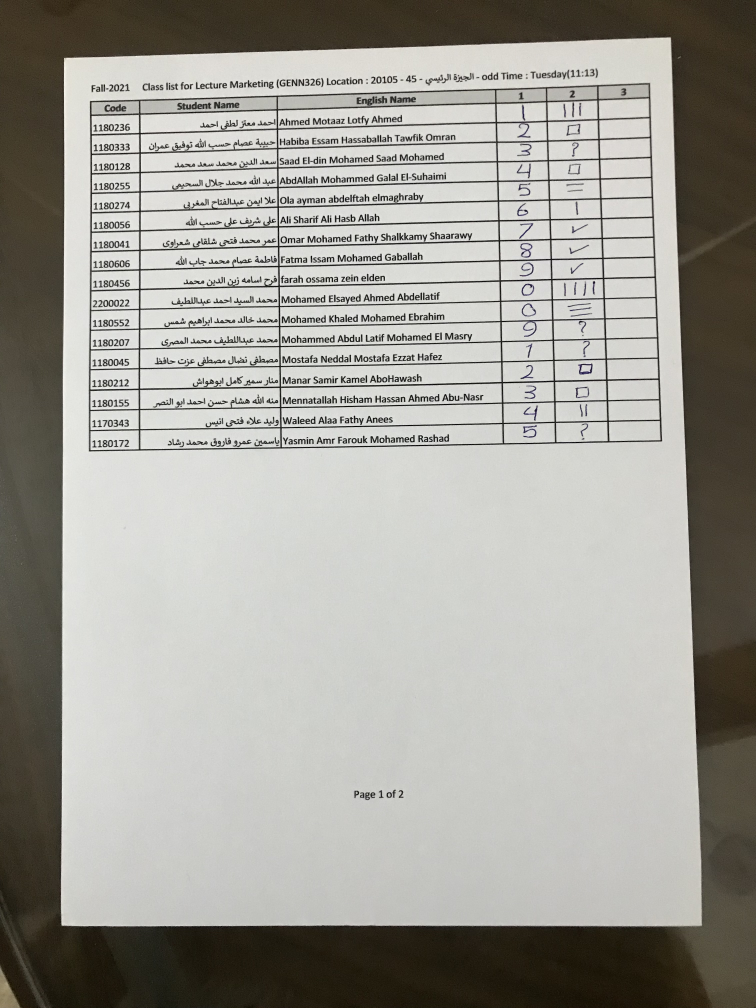
#> input picture Grades_Sheet_Dataset/1.jpg, 3024 x 4030 px (shown at 1/4 size)
$ python -i commonfunctions.py   (imports and definitions only)
#> lines starting #> are read from the running program, lines starting #| are printed output that depends on the picture; after the words box and inside, x2 and y2 are one past the last pixel; in counts of white or black regions, pixels touching at a corner belong together
import skimage.io as io
import matplotlib.pyplot as plt
import numpy as np
from skimage.exposure import histogram, equalize_hist , equalize_adapthist
from matplotlib.pyplot import bar
from skimage.color import rgb2gray,rgb2hsv,rgba2rgb
import cv2 as cv2
# Convolution:
from scipy.signal import convolve2d
from scipy import fftpack
import math

from skimage.util import random_noise
from skimage.filters import median, gaussian, threshold_local
from skimage.feature import canny
from skimage.measure import label
from skimage.color import label2rgb
from skimage.transform import hough_line, hough_line_peaks,probabilistic_hough_line, rotate
from skimage.exposure import adjust_gamma

# Edges
from skimage.filters import sobel_h, sobel, sobel_v,roberts, prewitt

# Morphological
from skimage.morphology import binary_erosion, binary_dilation, binary_closing, binary_opening, skeletonize, thin
from skimage.measure import find_contours
from skimage.draw import rectangle
from skimage.transform import ProjectiveTransform, warp

# Excel Generation
import pandas as pd

# Show the figures / plots inside the notebook
# [17 lines left out: function show_images, not called in this run]


def showHist(img,histogramImg):
    plt.figure()
    bar(histogramImg[1]*255, histogramImg[0], width=0.8, align='center')


def order_points(pts): # take 4 points and orders them as follows:top left,top right,bottom left,bottom right
    rectangle=np.zeros((4,2), dtype= np.float32 )

    s=pts.sum(axis=1) # the top left 3andaha smallest x+y w bottom rught akbar
    rectangle[0]=pts[np.argmin(s)]
    rectangle[2]=pts[np.argmax(s)]

    difference=np.diff(pts,axis=1) # top right 3andaha smallest y-x w bottom right akbar
    rectangle[1]=pts[np.argmin(difference)]
    rectangle[3]=pts[np.argmax(difference)]

    return rectangle

#takes 4 corners of paper and then warps them into a perfect rectangular zy akenak bt3ml scan l war2a on camscanner
def four_point(image,pts):
    rectangle=order_points(pts)

    top_left,top_right,bottom_right,bottom_left=rectangle

    bottom_edge_width=np.linalg.norm(bottom_right-bottom_left)
    top_edge_width=np.linalg.norm(top_right-top_left)
    maxwidth=int(max(bottom_edge_width,top_edge_width)) # 34an amna3 hetta tkoon cropped f ba5od el max

    right_edge_height=np.linalg.norm(top_right-bottom_right)
    left_edge_height=np.linalg.norm(top_left-bottom_left)
    maxheight=int(max(right_edge_height,left_edge_height))

    #ba7ot el 4 ordered points into a rectangle
    final_rectangle=np.array([[0,0],[maxwidth-1,0],[maxwidth-1,maxheight-1],[0,maxheight-1] ],dtype=np.float32 )
    #this produces a 3x3 homography matrix which encodes rotation,translation,scaling
    mapping=cv2.getPerspectiveTransform(rectangle,final_rectangle)
    #to apply warping for every pixel in the paper from the top till the bottom
    result=cv2.warpPerspective(image,mapping,(maxwidth,maxheight))

    return result

#it takes image and tries to find the 4 corner points to apply warping on it
def detect_document_contour(image):
    if image.shape[2] > 3:
        image = image[:, :, :3]
    gray=rgb2gray(image)
    gray_blurred=gaussian(gray,sigma=1)
    edges = canny(gray_blurred, sigma=1, low_threshold=30/255, high_threshold=100/255).astype(np.uint8) * 255
    kernel = cv2.getStructuringElement(cv2.MORPH_RECT, (7,7))
    edges = cv2.morphologyEx(edges, cv2.MORPH_CLOSE, kernel, iterations=2)

    contours, _ = cv2.findContours(edges, cv2.RETR_EXTERNAL, cv2.CHAIN_APPROX_SIMPLE)#retr-external to retun the outer contour , msh 3ayez el table grid contour
    if not contours:
        return None

    contours = sorted(contours, key=cv2.contourArea, reverse=True) # 34an a sort el contour from largest(paper) to smallest

    for c in contours[:10]:
        peri = cv2.arcLength(c, True)
        for eps in [0.01, 0.02, 0.03, 0.04, 0.05]:
            approx = cv2.approxPolyDP(c, eps * peri, True)
            if len(approx) == 4:
                return approx.reshape(4, 2)

    # to get the best rectangle even if not perfect contour
    rect = cv2.minAreaRect(contours[0])
    box = cv2.boxPoints(rect)
    return box.astype(np.float32)


def deskew(image):
    result=np.zeros_like(image)
    edge=canny(image,sigma=1,low_threshold=10,high_threshold=70)
    lines=probabilistic_hough_line(edge,line_length=80,line_gap=5)

    if not lines:
        return image

    #Storing angles of lines detected
    angles=[]

    for(x0,y0),(x1,y1) in lines:
        delta_x=x1-x0
        delta_y=y1-y0
        ang=np.degrees(np.arctan2(delta_y,delta_x))

        while ang>90:
            ang-=180

        while ang<-90:
            ang+=180

        angles.append(ang)

    horizontal=[a for a in angles if abs(a)<45] #to keep the sllightly tilted rows
    if len(horizontal)<3:
        return image

    skew=float(np.median(horizontal)) #to avoid extreme outlier eno ybawaz el angles ely tal3a
    skew = float(np.clip(skew, -10, 10))  # prevent over-rotation

    rotated =rotate(image,angle=-skew,resize=False, preserve_range=True )
    return rotated

def preprocessing(image):
    doc_cont=detect_document_contour(image)
    warped=four_point(image,doc_cont)

    image_gray = rgb2gray(warped)

    image_deskewed=deskew(image_gray)

    return image_deskewed

# [18 lines left out: function export_excel, not called in this run]

>>> import cv2
>>> picture = cv2.cvtColor(cv2.imread('Grades_Sheet_Dataset/1.jpg'), cv2.COLOR_BGR2RGB)
>>> result = preprocessing(picture)
#> in detect_document_contour, `edges = canny(gray_blurred, sigma=1, low_threshold=30/255, high_thresh..`:
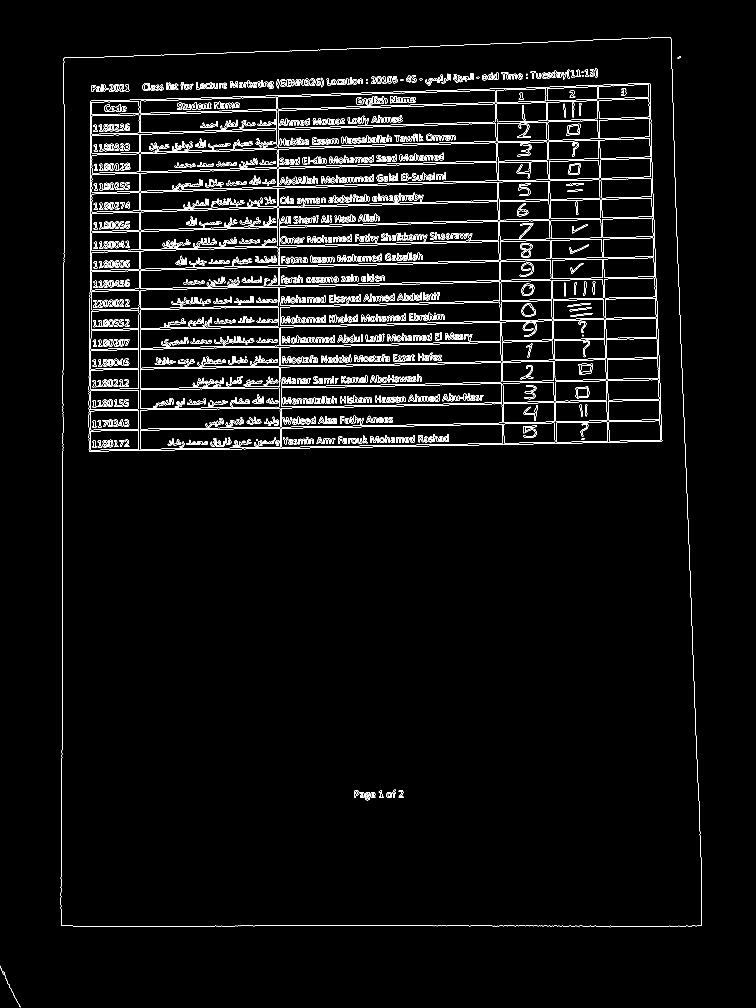
#> edges: shape (4030, 3024) (shown at 1/4 size); 1.9% white in thin lines or dots, all inside (x1, y1, x2, y2) = (1, 149, 2808, 4029)
#> in detect_document_contour, `edges = cv2.morphologyEx(edges, cv2.MORPH_CLOSE, kernel, iterations=2)`:
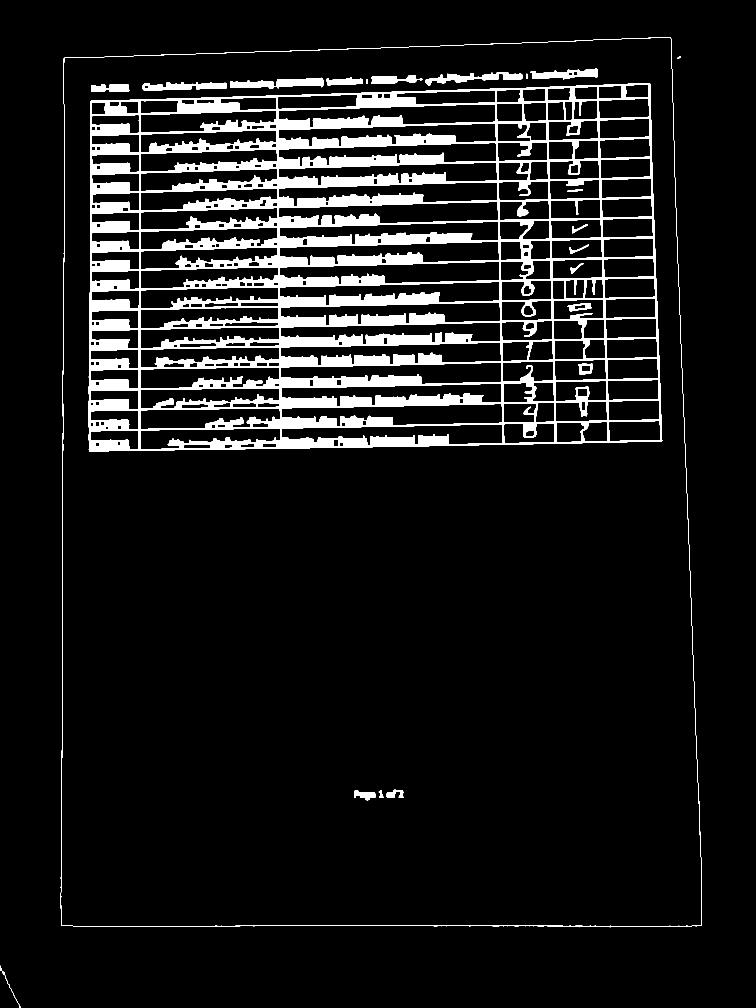
#> edges: shape (4030, 3024) (shown at 1/4 size); 8.2% white; 22 white regions
#> in detect_document_contour, `contours, _ = cv2.findContours(edges, cv2.RETR_EXTERNAL, cv2.CHAIN_APP..`: contours = 3 contours; box (x1, y1, x2, y2) and area: (243, 149, 2808, 3710) 8763924, (0, 3863, 82, 4030) 192, (2710, 225, 2723, 235) 57
#> the loop in detect_document_contour, `for c in contours[:10]:` made 1 pass
#> peri on pass 1: 12162.2
#> in preprocessing, `doc_cont=detect_document_contour(image)`: doc_cont = [[2682, 150], [255, 233], [247, 3702], [2807, 3700]]
#> in order_points, `s=pts.sum(axis=1)`: s = [2832, 488, 3949, 6507]
#> in order_points, `difference=np.diff(pts,axis=1)`: difference = [-2532, -22, 3455, 893]
#> in four_point, `rectangle=order_points(pts)`: rectangle = [[255, 233], [2682, 150], [2807, 3700], [247, 3702]]
#> in four_point, `top_left,top_right,bottom_right,bottom_left=rectangle`: top_left = [255, 233]; top_right = [2682, 150]; bottom_right = [2807, 3700]; bottom_left = [247, 3702]
#> in four_point, `bottom_edge_width=np.linalg.norm(bottom_right-bottom_left)`: bottom_edge_width = 2560
#> in four_point, `top_edge_width=np.linalg.norm(top_right-top_left)`: top_edge_width = 2428.4
#> in four_point, `maxwidth=int(max(bottom_edge_width,top_edge_width))`: maxwidth = 2560
#> in four_point, `right_edge_height=np.linalg.norm(top_right-bottom_right)`: right_edge_height = 3552.2
#> in four_point, `left_edge_height=np.linalg.norm(top_left-bottom_left)`: left_edge_height = 3469
#> in four_point, `maxheight=int(max(right_edge_height,left_edge_height))`: maxheight = 3552
#> in four_point, `final_rectangle=np.array([[0,0],[maxwidth-1,0],[maxwidth-1,maxheight-1..`: final_rectangle = [[0, 0], [2559, 0], [2559, 3551], [0, 3551]]
#> in four_point, `mapping=cv2.getPerspectiveTransform(rectangle,final_rectangle)`: mapping = [[1.09, 0.0025, -277.5], [0.0371, 1.09, -262.3], [1.02e-05, 1.56e-05, 1]]
#> in four_point, `result=cv2.warpPerspective(image,mapping,(maxwidth,maxheight))`:
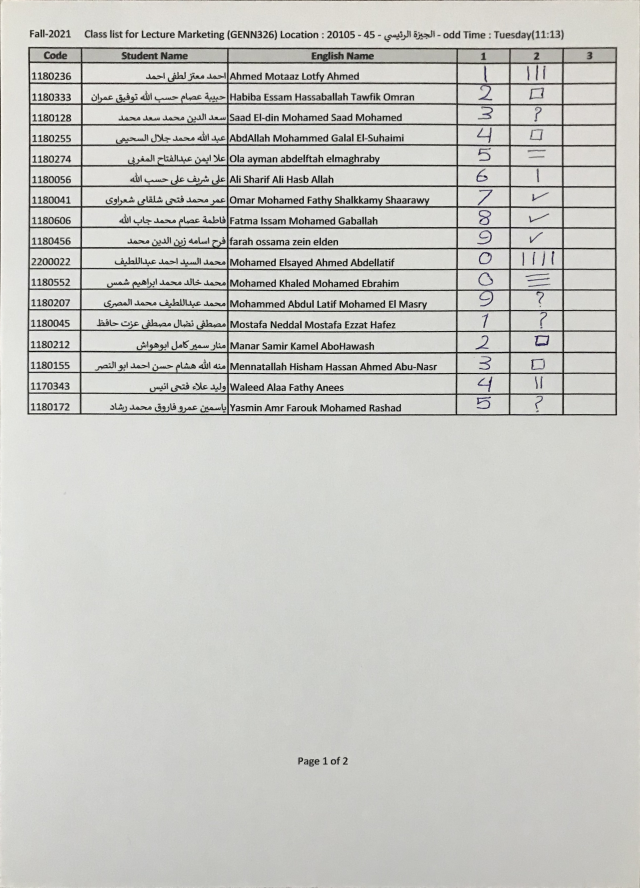
#> result: shape (3552, 2560, 3) (shown at 1/4 size); mean R, G, B 201.2, 201.4, 197.1
#> in deskew, `lines=probabilistic_hough_line(edge,line_length=80,line_gap=5)`: lines = []

$ run again, on Grades_Sheet_Dataset/10.jpg
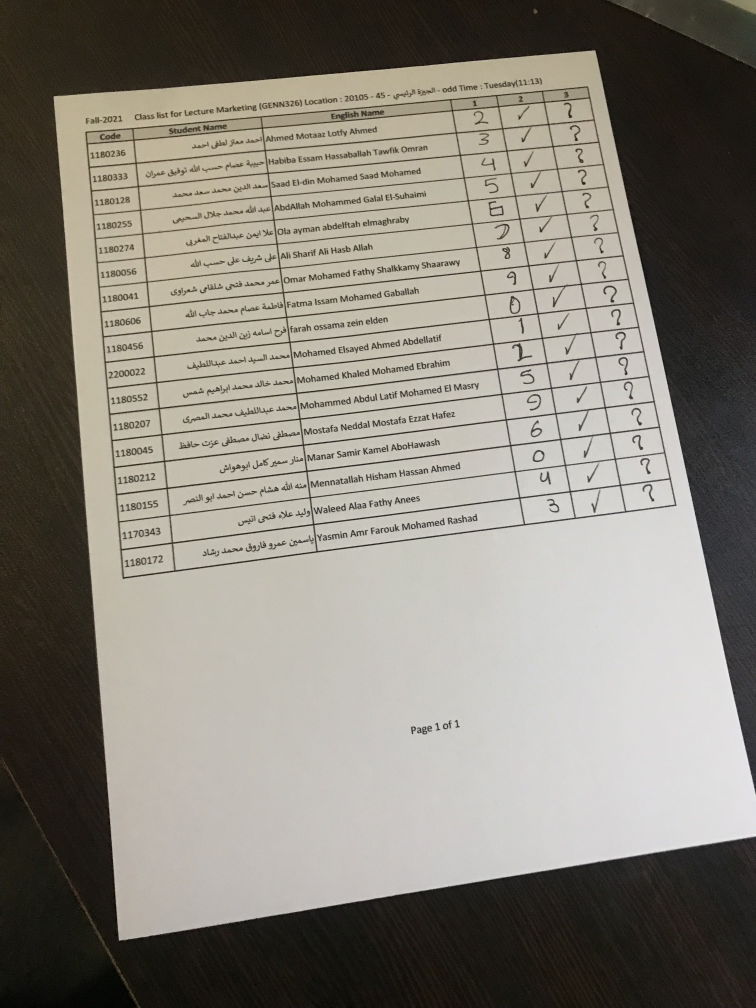
#> input picture Grades_Sheet_Dataset/10.jpg, 3024 x 4032 px (shown at 1/4 size)
#> in detect_document_contour, `edges = cv2.morphologyEx(edges, cv2.MORPH_CLOSE, kernel, iterations=2)`:
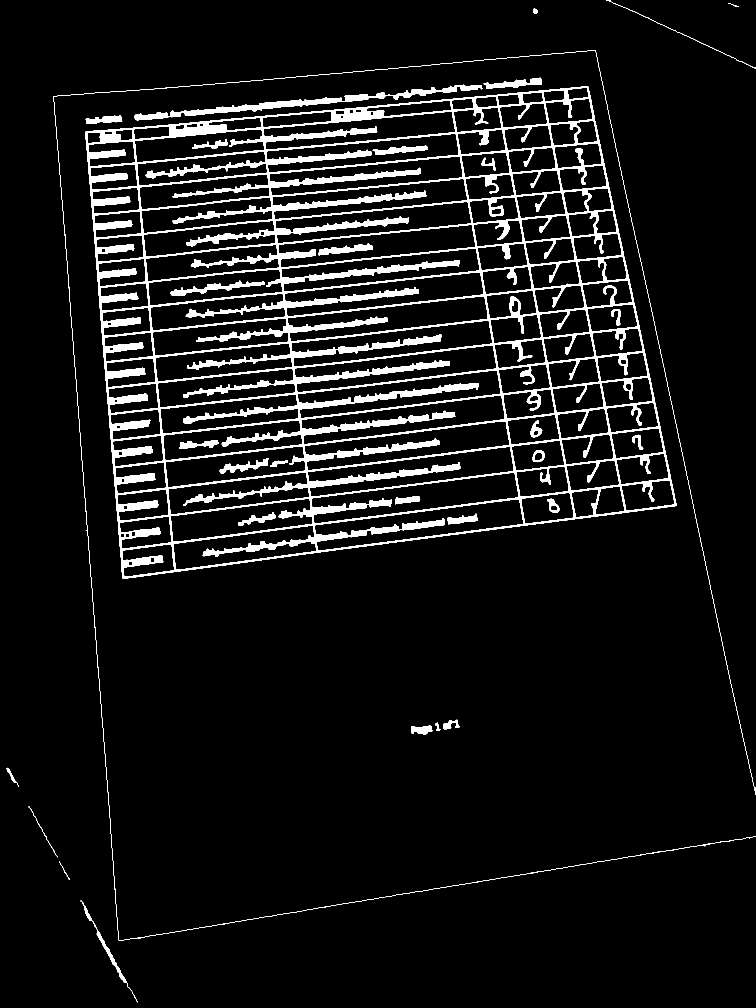
#> edges: shape (4032, 3024) (shown at 1/4 size); 6.6% white; 35 white regions
#> contours = 19 contours; largest, box (x1, y1, x2, y2) and area: (341, 345, 2706, 2315) 3715728, (539, 339, 1929, 482) 23022, (1935, 311, 2168, 354) 4122, (323, 3601, 551, 4010) 2953, (343, 462, 489, 496) 2803
#> the loop in detect_document_contour, `for c in contours[:10]:` made 1 pass
#> peri on pass 1: 8092.5
#> doc_cont = [[2352, 346], [342, 527], [491, 2314], [2705, 2022]]
#> s = [2698, 869, 2805, 4727]
#> difference = [-2006, 185, 1823, -683]
#> rectangle = [[342, 527], [2352, 346], [2705, 2022], [491, 2314]]
#> top_left = [342, 527]; top_right = [2352, 346]; bottom_right = [2705, 2022]; bottom_left = [491, 2314]
#> bottom_edge_width = 2233.2
#> top_edge_width = 2018.1
#> maxwidth = 2233
#> right_edge_height = 1712.8
#> left_edge_height = 1793.2
#> maxheight = 1793
#> final_rectangle = [[0, 0], [2232, 0], [2232, 1792], [0, 1792]]
#> mapping = [[1.08, -0.0901, -322.1], [0.102, 1.14, -634.3], [-1.79e-05, 6.54e-05, 1]]
#> in preprocessing, `image_gray = rgb2gray(warped)`:
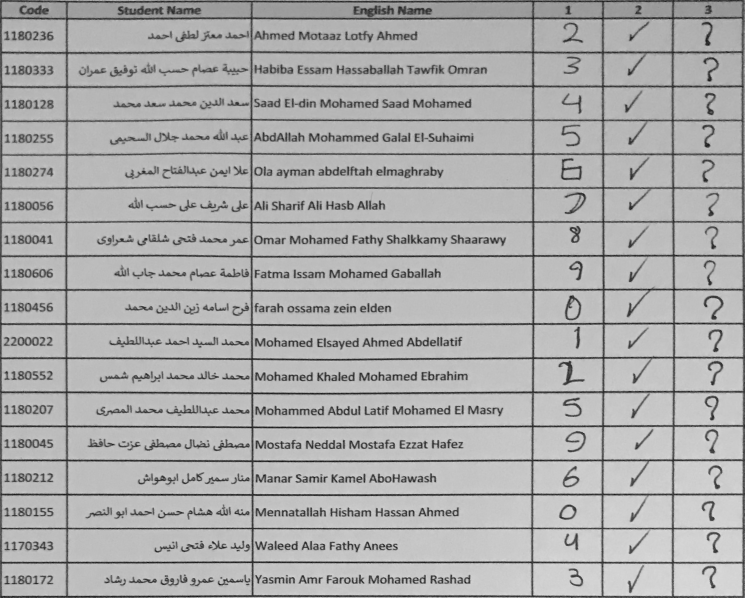
#> image_gray: shape (1793, 2233) float64 (shown at 1/3 size); min 0.00947, max 0.933, mean 0.677
#> edge: shape (1793, 2233) bool; every value is 0
#> lines = []

$ run again, on Grades_Sheet_Dataset/11.jpg
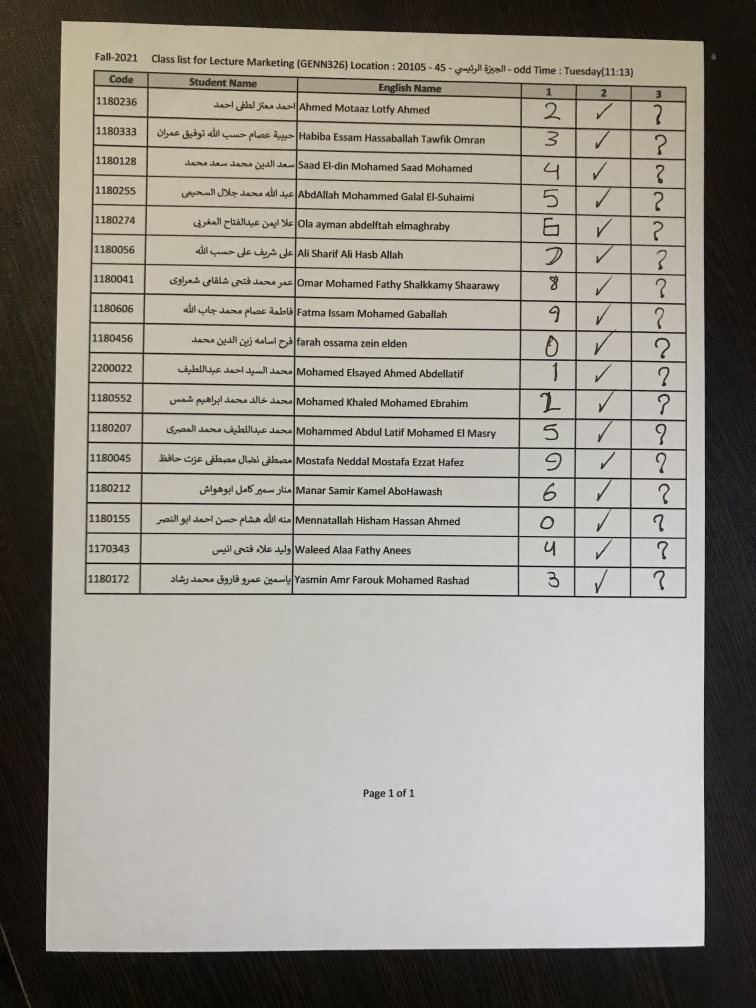
#> input picture Grades_Sheet_Dataset/11.jpg, 3024 x 4032 px (shown at 1/4 size)
#> in detect_document_contour, `edges = cv2.morphologyEx(edges, cv2.MORPH_CLOSE, kernel, iterations=2)`:
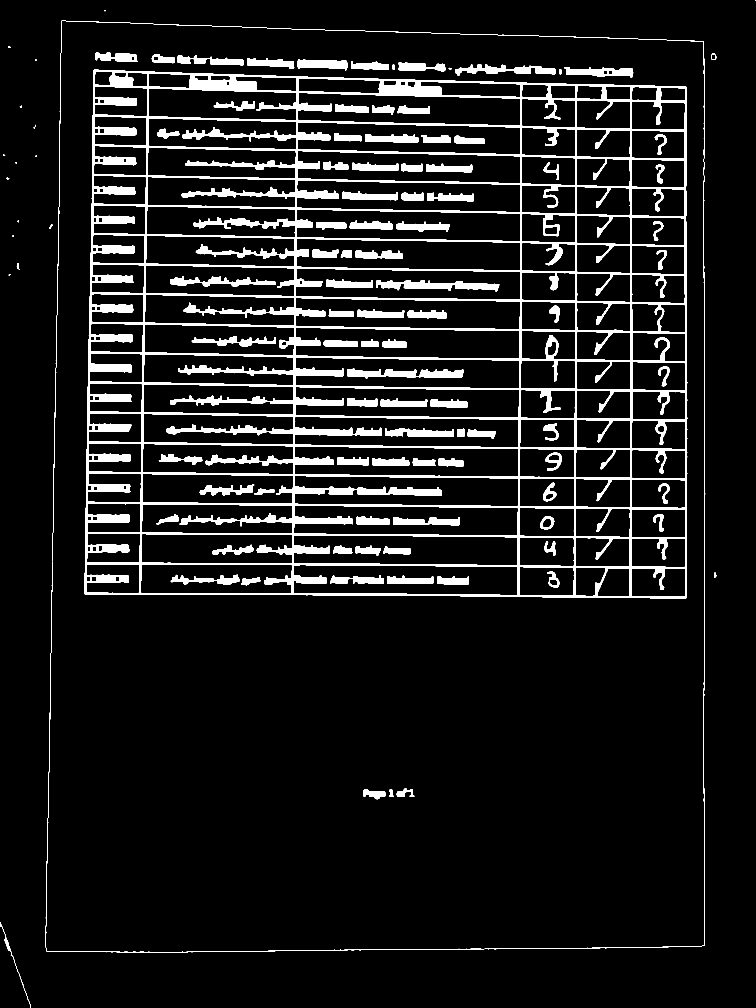
#> edges: shape (4032, 3024) (shown at 1/4 size); 8.2% white; 109 white regions (1 under 20 px)
#> contours = 36 contours, 6 with area under 20; largest, box (x1, y1, x2, y2) and area: (338, 279, 2749, 2393) 4940486, (1820, 256, 2223, 302) 7486, (2257, 268, 2533, 311) 6772, (1189, 237, 1390, 282) 5714, (711, 221, 976, 262) 5215
#> the loop in detect_document_contour, `for c in contours[:10]:` made 1 pass
#> peri on pass 1: 8999.1
#> doc_cont = [[374, 281], [340, 2377], [2745, 2391], [2744, 347]]
#> s = [655, 2717, 5136, 3091]
#> difference = [-93, 2037, -354, -2397]
#> rectangle = [[374, 281], [2744, 347], [2745, 2391], [340, 2377]]
#> top_left = [374, 281]; top_right = [2744, 347]; bottom_right = [2745, 2391]; bottom_left = [340, 2377]
#> bottom_edge_width = 2405
#> top_edge_width = 2370.9
#> maxwidth = 2405
#> right_edge_height = 2044
#> left_edge_height = 2096.3
#> maxheight = 2096
#> final_rectangle = [[0, 0], [2404, 0], [2404, 2095], [0, 2095]]
#> mapping = [[0.987, 0.016, -373.5], [-0.0282, 1.01, -273.8], [-1.07e-05, 6.86e-06, 1]]
#> in preprocessing, `image_gray = rgb2gray(warped)`:
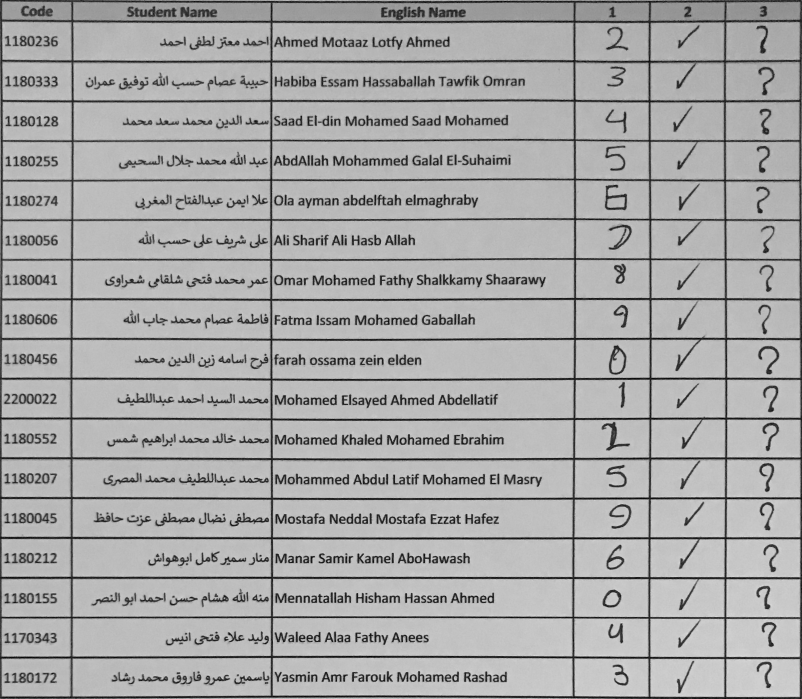
#> image_gray: shape (2096, 2405) float64 (shown at 1/3 size); min 0.000833, max 0.934, mean 0.662
#> edge: shape (2096, 2405) bool; every value is 0
#> lines = []
